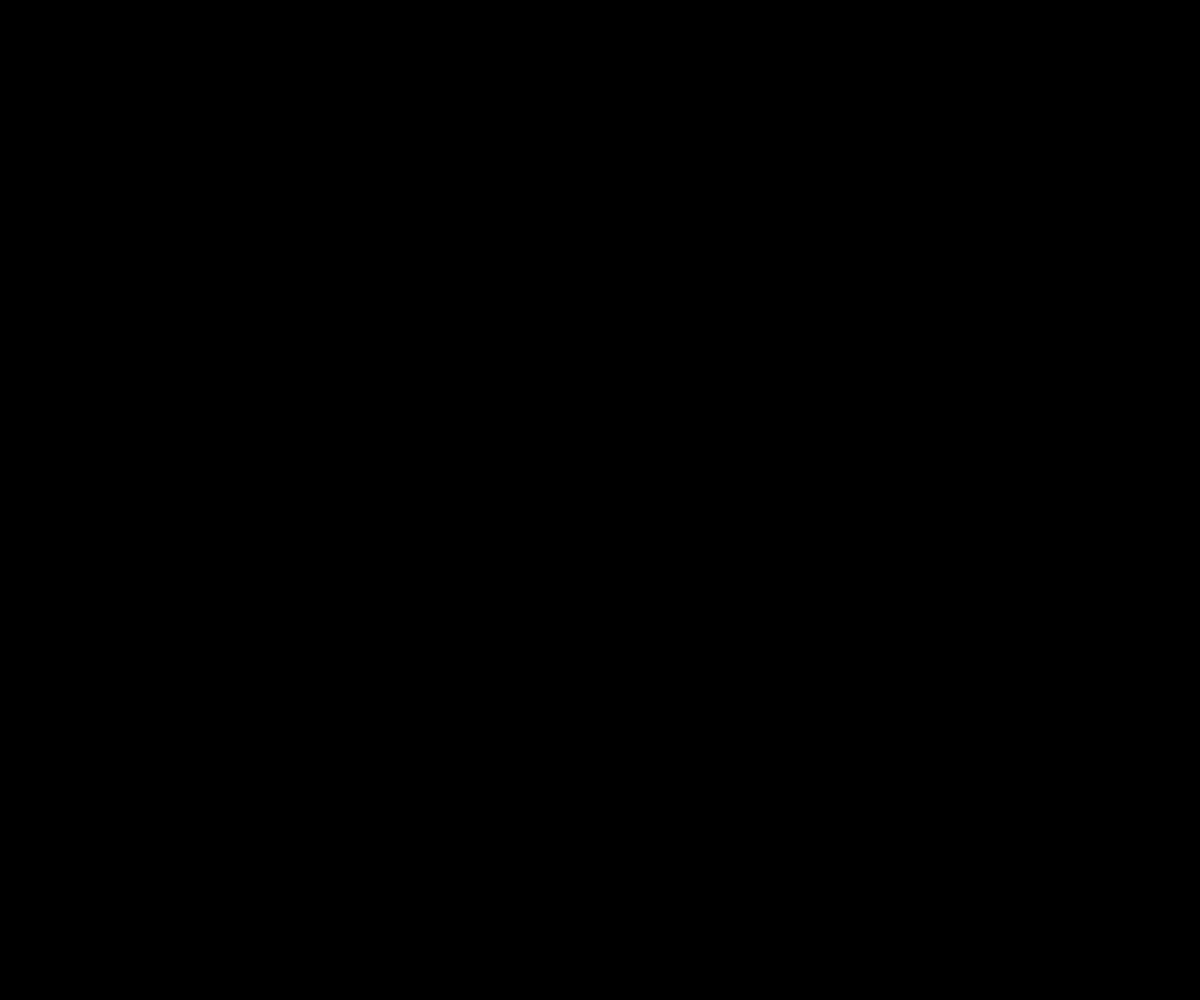
Frame 1 (no input)
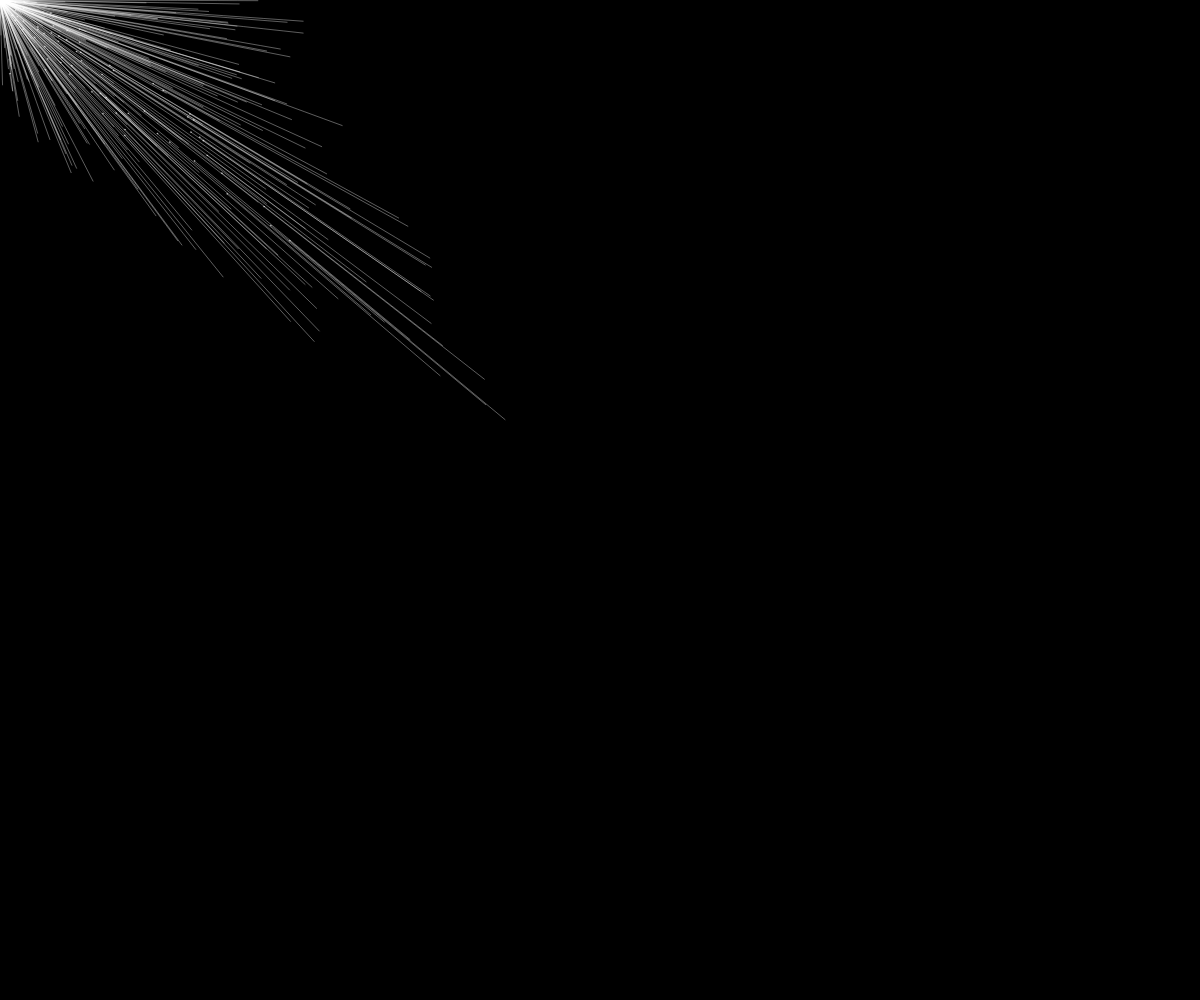
Frame 60 (no input)
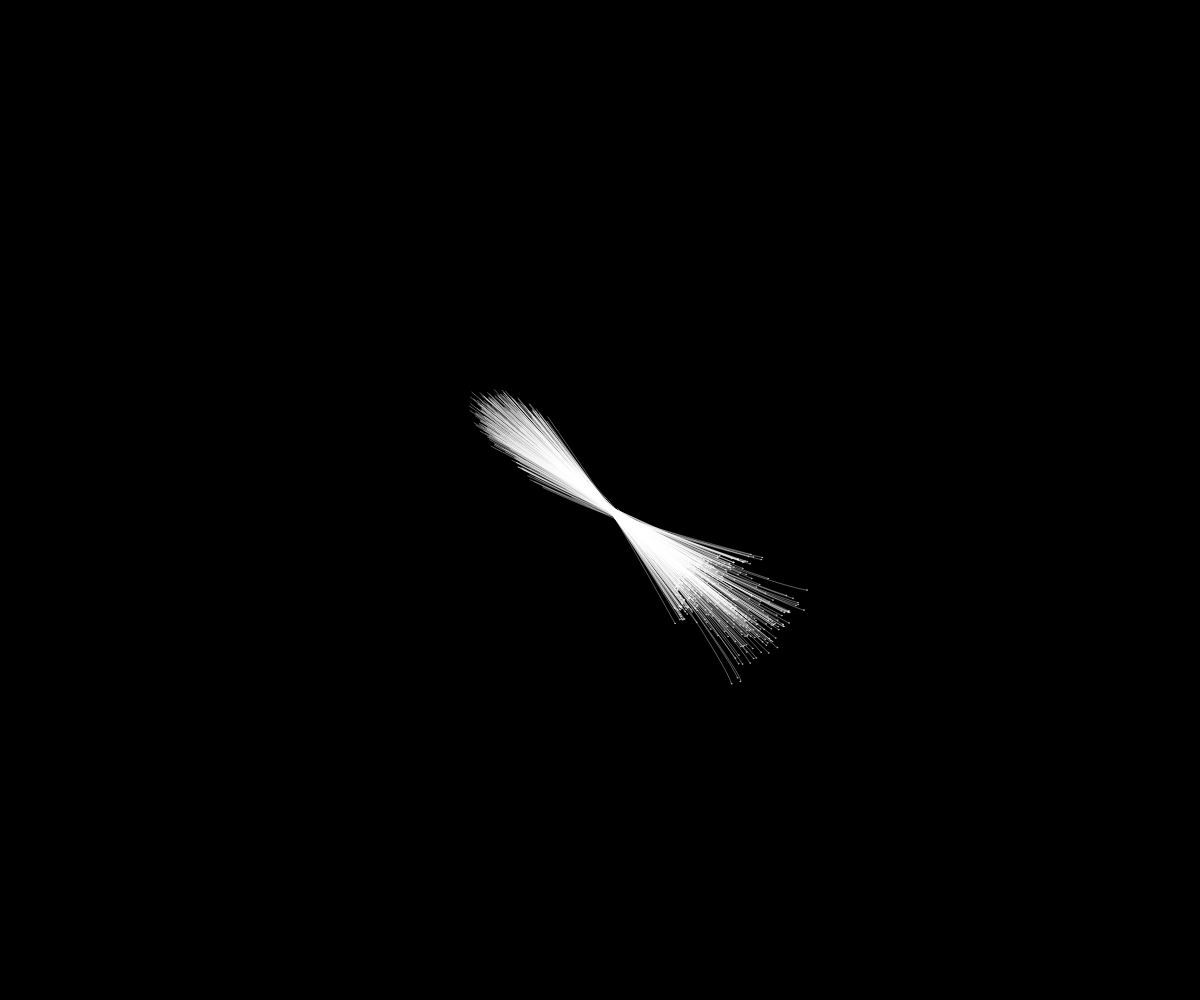
Frame 120 (the mouse pressed at the canvas centre since frame 60)

The p5.js sketch that drew these frames (run headless with seeded random() and noise() and a simulated clock; from frame 60 on, the mouse is pressed at the canvas centre):

// p5.js sketch
// ── sketch.js
const PARTICLE_COUNT = 500;
let particles = [];

let mouseWasPressed = false

function setup() {
    createCanvas(windowWidth, windowHeight, P2D);

    for(let i=0; i <PARTICLE_COUNT; i++){
        particles.push(new Particle())
    }

    background(0)
}

function draw() {
    background(0, 0, 0);
    fill(255)
    stroke(255)
    for (let particle of particles) {
        const mousePos = createVector(mouseX, mouseY)
        particle.update(mousePos, mouseWasPressed)
        particle.show()
        // ellipse(particle.pos.x, particle.pos.y, 1, 1)

    }

    mouseWasPressed = false
}


function mousePressed(){
    mouseWasPressed = true
}
// ── particle.js
const FORCE_FACTOR = 0.005;
const TRAIL_LENGTH = 15;

class Particle {
    constructor() {
        this.pos = createVector(random(windowWidth), random(windowHeight));
        this.vel = createVector(random(-1, 1), random(-1, 1));
        this.history = [];
    }

    update(mousePos, mouseWasPressed) {
        let dir = p5.Vector.sub(mousePos, this.pos).normalize();
        let dist = mousePos.dist(this.pos);
        let force = dir.copy();
        let velLimit = 20;

        if (mouseWasPressed) {
            force.mult(-1000 / dist);
            velLimit = 100000;
        } else if (dist > 100) force = p5.Vector.mult(dir, dist * FORCE_FACTOR);

        // force.add(random(-0.1, 0.1), random(-0.1, 0.1))

        this.vel.add(force);
        this.vel.limit(velLimit);
        this.pos.add(this.vel);

        // console.log(this.pos)
        this.history.push(this.pos.copy());
        if (this.history.length > TRAIL_LENGTH) {
            this.history.splice(0, 1);
        }
    }

    show() {
        noFill();

        const strokeInc = 100 / TRAIL_LENGTH;

        beginShape(); // TRIANGLE_STRIP for fading line
        for (let i = 0; i < this.history.length; i++) {
            let pos = this.history[i];
            stroke(255, 255, 255, i * strokeInc);
            // console.log(i * strokeInc)
            vertex(pos.x, pos.y);
        }
        endShape();

        ellipse(this.pos.x, this.pos.y, 1, 1);
    }
}
